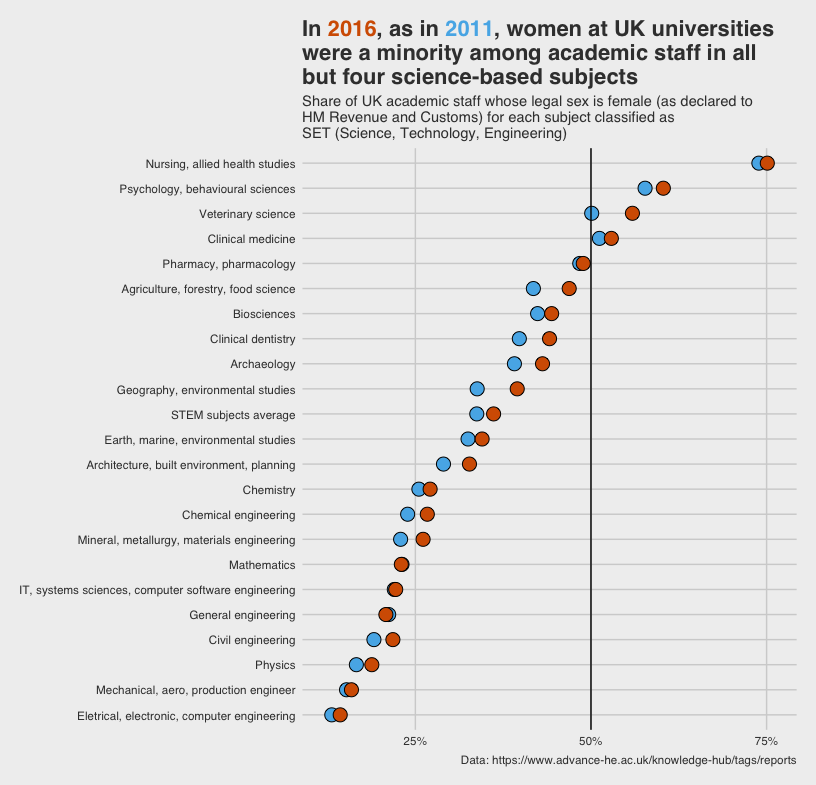

Here is the R script that generated this plot:
library(dplyr, warn.conflicts = FALSE) # A Grammar of Data Manipulation
library(ggplot2, warn.conflicts = FALSE) # Create Elegant Data Visualisations Using the Grammar of Graphics
library(stringr, warn.conflicts = FALSE) # Simple, Consistent Wrappers for Common String Operations
library(ggtext, warn.conflicts = FALSE) 
library(showtext) # Using Fonts More Easily in R Graphs

data <- readxl::read_excel(here::here("makeovers/SET_equality.xlsx")) %>%
  janitor::clean_names() %>% 
  filter(set == 1 & gender == "Female" & !str_starts(subject, "Anatomy") & (year == 2016 | year == 2011)) %>% 
  mutate(measure = str_to_lower(measure), subject = case_when(
    str_starts(subject, "Psychology") ~ "Psychology, behavioural sciences",
    str_starts(subject, "Pharmacy") ~ "Pharmacy, pharmacology",
    str_starts(subject, "Nursing") ~ "Nursing, allied health studies",
    str_starts(subject, "Mineral") ~ "Mineral, metallurgy, materials engineering",
    str_starts(subject, "Mechanical") ~ "Mechanical, aero, production engineer",
    str_starts(subject, "IT") ~ "IT, systems sciences, computer software engineering",
    str_starts(subject, "Geography") ~ "Geography, environmental studies",
    str_starts(subject, "Electrical") ~ "Eletrical, electronic, computer engineering",
    str_starts(subject, "Earth") ~ "Earth, marine, environmental studies",
    str_starts(subject, "Architecture") ~ "Architecture, built environment, planning",
    str_starts(subject, "Agriculture") ~ "Agriculture, forestry, food science",
    TRUE ~ subject
  )) %>% 
  tidyr::pivot_wider(names_from = measure, values_from = value) %>% 
  select(-c(set, gender, volume))

stem_average <- data %>% 
  with_groups(year, summarise, share = mean(share)) %>% 
  mutate(subject = "STEM subjects average")

font_add_google("Source Sans Pro", "sourcesans")

data %>% 
  bind_rows(stem_average) %>% 
  mutate(year = factor(year, levels = c("2011", "2016"))) %>% 
  ggplot(mapping = aes(x = reorder(subject, share), y = share, fill = year)) +
  geom_dotplot(binaxis='y', stackdir='center', binwidth = .02, show.legend = FALSE) +
  scale_fill_manual(values=c("#56B4E9", "#D55E00")) +
  geom_hline(yintercept = .5) +
  coord_flip() +
  ggthemes::theme_fivethirtyeight(base_size = 11, base_family = "sourcesans") +
  theme(legend.title = element_blank()) +
  scale_y_continuous(labels = scales::label_percent(accuracy = 1L), breaks = c(.25, .5, .75)) +
  labs(
    title = "In <span style='color:#D55E00'>2016</span>, as in <span style='color:#56B4E9'>2011</span>, women at UK universities<br>were a minority among academic staff in all<br>but four science-based subjects",
    subtitle = "Share of UK academic staff whose legal sex is female (as declared to\nHM Revenue and Customs) for each subject classified as\nSET (Science, Technology, Engineering)",
    caption = "Data: https://www.advance-he.ac.uk/knowledge-hub/tags/reports"
  ) +
  theme(plot.title = element_markdown(lineheight = 1.1))
